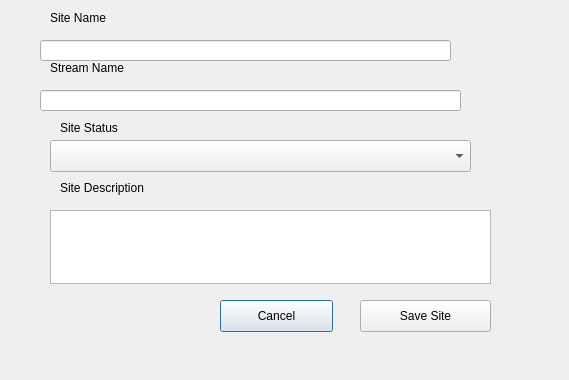
<?xml version="1.0" encoding="UTF-8"?>
<ui version="4.0">
 <class>Dialog_site_detail</class>
 <widget class="QDialog" name="Dialog_site_detail">
  <property name="geometry">
   <rect>
    <x>0</x>
    <y>0</y>
    <width>569</width>
    <height>380</height>
   </rect>
  </property>
  <property name="windowTitle">
   <string>Dialog</string>
  </property>
  <widget class="QLineEdit" name="lineEdit_site_name">
   <property name="geometry">
    <rect>
     <x>40</x>
     <y>40</y>
     <width>411</width>
     <height>21</height>
    </rect>
   </property>
  </widget>
  <widget class="QLabel" name="label">
   <property name="geometry">
    <rect>
     <x>50</x>
     <y>10</y>
     <width>111</width>
     <height>16</height>
    </rect>
   </property>
   <property name="text">
    <string>Site Name</string>
   </property>
  </widget>
  <widget class="QLabel" name="label_2">
   <property name="geometry">
    <rect>
     <x>60</x>
     <y>180</y>
     <width>221</width>
     <height>16</height>
    </rect>
   </property>
   <property name="text">
    <string>Site Description</string>
   </property>
  </widget>
  <widget class="QPushButton" name="pushButton_cancel_new_site">
   <property name="geometry">
    <rect>
     <x>220</x>
     <y>300</y>
     <width>113</width>
     <height>32</height>
    </rect>
   </property>
   <property name="text">
    <string>Cancel</string>
   </property>
  </widget>
  <widget class="QPushButton" name="pushButton_save_site">
   <property name="geometry">
    <rect>
     <x>360</x>
     <y>300</y>
     <width>131</width>
     <height>32</height>
    </rect>
   </property>
   <property name="text">
    <string>Save Site</string>
   </property>
  </widget>
  <widget class="QPlainTextEdit" name="plainTextEdit_site_description">
   <property name="geometry">
    <rect>
     <x>50</x>
     <y>210</y>
     <width>441</width>
     <height>74</height>
    </rect>
   </property>
  </widget>
  <widget class="QLineEdit" name="lineEdit_stream_name">
   <property name="geometry">
    <rect>
     <x>40</x>
     <y>90</y>
     <width>421</width>
     <height>21</height>
    </rect>
   </property>
  </widget>
  <widget class="QLabel" name="label_3">
   <property name="geometry">
    <rect>
     <x>50</x>
     <y>60</y>
     <width>111</width>
     <height>16</height>
    </rect>
   </property>
   <property name="text">
    <string>Stream Name</string>
   </property>
  </widget>
  <widget class="QComboBox" name="comboBox_site_status">
   <property name="geometry">
    <rect>
     <x>50</x>
     <y>140</y>
     <width>421</width>
     <height>32</height>
    </rect>
   </property>
  </widget>
  <widget class="QLabel" name="label_4">
   <property name="geometry">
    <rect>
     <x>60</x>
     <y>120</y>
     <width>111</width>
     <height>16</height>
    </rect>
   </property>
   <property name="text">
    <string>Site Status</string>
   </property>
  </widget>
 </widget>
 <resources/>
 <connections/>
</ui>
